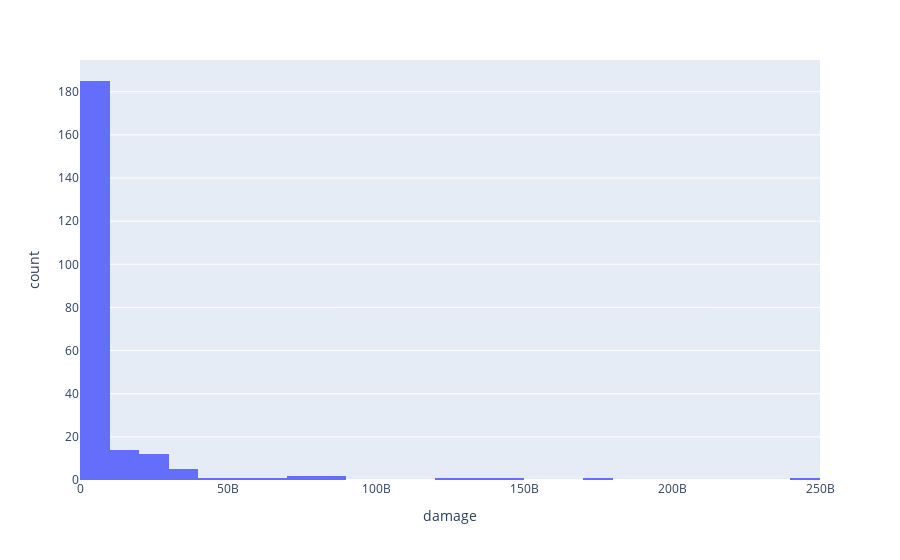

Source (notebook cell):
### Markdown cell above
## Visualizations

### Code cell
fig = px.histogram(df, x="damage")
fig.show()

### Figure 1 — Plotly figure (JSON) as saved in the notebook; plotly's stock layout.template omitted (floating-point values rounded to 4 significant figures; data arrays with more than 128 entries replaced by an {"elided": "..."} marker saying what was removed)
{"data": [{"alignmentgroup": "True", "bingroup": "x", "hovertemplate": "damage=%{x}<br>count=%{y}<extra></extra>", "legendgroup": "", "marker": {"color": "#636efa", "pattern": {"shape": ""}}, "name": "", "offsetgroup": "", "orientation": "v", "showlegend": false, "type": "histogram", "x": {"elided": "228 int values"}, "xaxis": "x", "yaxis": "y"}], "layout": {"autosize": true, "barmode": "relative", "legend": {"tracegroupgap": 0}, "margin": {"t": 60}, "xaxis": {"anchor": "y", "autorange": true, "domain": [0, 1], "range": [-0.5, 250000000000.0], "title": {"text": "damage"}, "type": "linear"}, "yaxis": {"anchor": "x", "autorange": true, "domain": [0, 1], "range": [0, 194.7], "title": {"text": "count"}}}}
